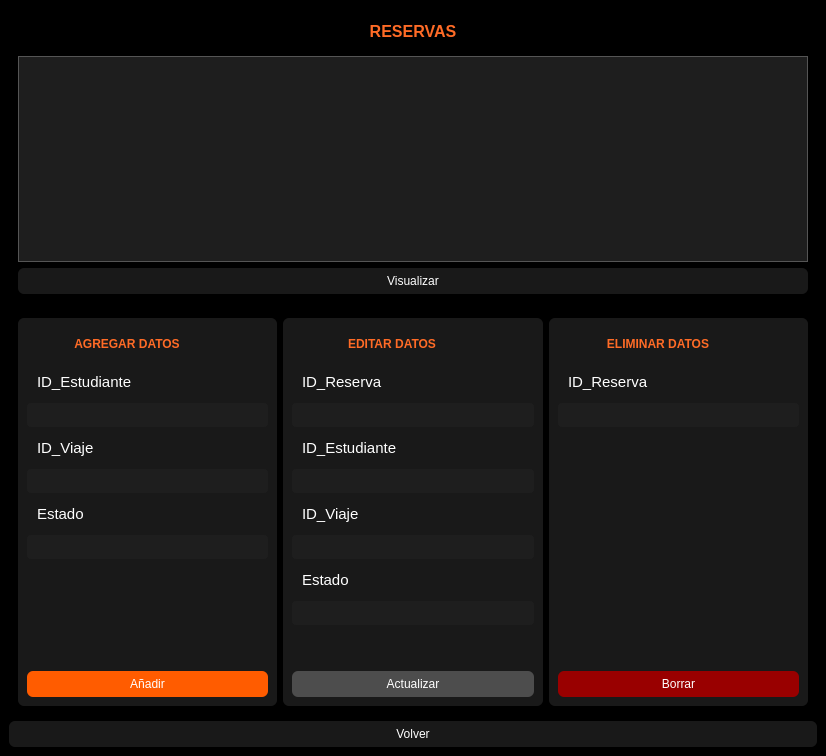
<?xml version="1.0" encoding="UTF-8"?>
<ui version="4.0">
 <class>MainWindow</class>
 <widget class="QMainWindow" name="MainWindow">
  <property name="geometry">
   <rect>
    <x>0</x>
    <y>0</y>
    <width>826</width>
    <height>756</height>
   </rect>
  </property>
  <property name="windowTitle">
   <string>MainWindow</string>
  </property>
  <property name="styleSheet">
   <string notr="true">background-color: rgb(0, 0, 0);</string>
  </property>
  <widget class="QWidget" name="centralwidget">
   <layout class="QGridLayout" name="gridLayout">
    <item row="6" column="0">
     <widget class="QPushButton" name="pushButton_reservasvolver">
      <property name="styleSheet">
       <string notr="true">background-color: rgb(25, 25, 25);
color: white;
border-radius: 6px;
padding: 6px;
</string>
      </property>
      <property name="text">
       <string>Volver</string>
      </property>
     </widget>
    </item>
    <item row="0" column="0">
     <widget class="QWidget" name="widget" native="true">
      <property name="minimumSize">
       <size>
        <width>0</width>
        <height>100</height>
       </size>
      </property>
      <property name="maximumSize">
       <size>
        <width>10000</width>
        <height>300</height>
       </size>
      </property>
      <layout class="QVBoxLayout" name="verticalLayout">
       <item>
        <widget class="QTextBrowser" name="textBrowser">
         <property name="maximumSize">
          <size>
           <width>16777215</width>
           <height>32</height>
          </size>
         </property>
         <property name="styleSheet">
          <string notr="true">background-color: rgb(0, 0, 0);</string>
         </property>
         <property name="frameShape">
          <enum>QFrame::NoFrame</enum>
         </property>
         <property name="html">
          <string>&lt;!DOCTYPE HTML PUBLIC &quot;-//W3C//DTD HTML 4.0//EN&quot; &quot;http://www.w3.org/TR/REC-html40/strict.dtd&quot;&gt;
&lt;html&gt;&lt;head&gt;&lt;meta name=&quot;qrichtext&quot; content=&quot;1&quot; /&gt;&lt;style type=&quot;text/css&quot;&gt;
p, li { white-space: pre-wrap; }
&lt;/style&gt;&lt;/head&gt;&lt;body style=&quot; font-family:'MS Shell Dlg 2'; font-size:8.25pt; font-weight:400; font-style:normal;&quot;&gt;
&lt;p align=&quot;center&quot; style=&quot; margin-top:0px; margin-bottom:0px; margin-left:0px; margin-right:0px; -qt-block-indent:0; text-indent:0px;&quot;&gt;&lt;span style=&quot; font-size:12pt; font-weight:600; color:#ff6b26;&quot;&gt;RESERVAS&lt;/span&gt;&lt;/p&gt;&lt;/body&gt;&lt;/html&gt;</string>
         </property>
        </widget>
       </item>
       <item>
        <widget class="QTableWidget" name="tableWidget_cliente">
         <property name="styleSheet">
          <string notr="true">/* Estilo general del QTableWidget */
QTableWidget {
    background-color: rgb(30, 30, 30); /* Fondo gris oscuro para la tabla */
    alternate-background-color: #3A3A3A; /* Opcional: para filas alternas, un poco más claro/oscuro */
    color: white; /* Color de texto predeterminado para las celdas */
    border: 1px solid #555555; /* Un borde sutil para la tabla */
    gridline-color: #555555; /* Color de las líneas de la cuadrícula */
}

/* Estilo de los encabezados horizontales (columnas) */
QTableWidget::item {
    padding: 5px; /* Espaciado dentro de las celdas */
}

QHeaderView::section {
    background-color:  rgb(30, 30, 30); /* ¡Fondo negro para el encabezado! */
    color: white; /* Letras blancas para el encabezado */
    padding: 4px; /* Espaciado dentro del encabezado */
    border: 1px solid #555555; /* Borde para las secciones del encabezado */
    border-bottom: 2px solid #FF692E; /* Borde inferior naranja para resaltar */
    font-weight: bold; /* Texto en negrita */
}

/* Estilo de los encabezados verticales (filas, si están visibles) */
QHeaderView::section:vertical {
    background-color: rgb(30, 30, 30); /* Fondo negro */
    color: white; /* Letras blancas */
    padding: 4px;
    border: 1px solid #555555;
    border-right: 2px solid #FF692E; /* Borde derecho naranja */
}

/* Estilo de la esquina entre los encabezados horizontal y vertical (si es visible) */
QTableWidget QTableCornerButton::section {
    background-color: #1e1e1e; /* Color deseado */
    border: 1px solid #555555; /* Mantén el borde para que coincida con los encabezados */
}


/* Estilo de selección de celdas (opcional) */
QTableWidget::item:selected {
    background-color: #FF692E; /* Color naranja para la selección */
    color: white; /* Texto blanco en la selección */
}</string>
         </property>
        </widget>
       </item>
       <item>
        <widget class="QPushButton" name="pushButton_visualreserva">
         <property name="styleSheet">
          <string notr="true">background-color: rgb(25, 25, 25);
color: white;
border-radius: 6px;
padding: 6px;
</string>
         </property>
         <property name="text">
          <string>Visualizar</string>
         </property>
        </widget>
       </item>
      </layout>
     </widget>
    </item>
    <item row="5" column="0">
     <widget class="QWidget" name="widget_4" native="true">
      <property name="styleSheet">
       <string notr="true"/>
      </property>
      <layout class="QHBoxLayout" name="horizontalLayout_2">
       <item>
        <widget class="QWidget" name="widget_5_reservaagregar" native="true">
         <property name="styleSheet">
          <string notr="true">background-color: rgb(25, 25, 25);
color: white;
border-radius: 6px;
padding: 6px;</string>
         </property>
         <layout class="QVBoxLayout" name="verticalLayout_3">
          <item>
           <widget class="QTextBrowser" name="textBrowser_4">
            <property name="minimumSize">
             <size>
              <width>150</width>
              <height>0</height>
             </size>
            </property>
            <property name="maximumSize">
             <size>
              <width>200</width>
              <height>34</height>
             </size>
            </property>
            <property name="html">
             <string>&lt;!DOCTYPE HTML PUBLIC &quot;-//W3C//DTD HTML 4.0//EN&quot; &quot;http://www.w3.org/TR/REC-html40/strict.dtd&quot;&gt;
&lt;html&gt;&lt;head&gt;&lt;meta name=&quot;qrichtext&quot; content=&quot;1&quot; /&gt;&lt;style type=&quot;text/css&quot;&gt;
p, li { white-space: pre-wrap; }
&lt;/style&gt;&lt;/head&gt;&lt;body style=&quot; font-family:'MS Shell Dlg 2'; font-size:8.25pt; font-weight:400; font-style:normal;&quot;&gt;
&lt;p align=&quot;center&quot; style=&quot; margin-top:0px; margin-bottom:0px; margin-left:0px; margin-right:0px; -qt-block-indent:0; text-indent:0px;&quot;&gt;&lt;span style=&quot; font-size:9pt; font-weight:600; color:#ff6b26;&quot;&gt;AGREGAR DATOS&lt;/span&gt;&lt;/p&gt;&lt;/body&gt;&lt;/html&gt;</string>
            </property>
           </widget>
          </item>
          <item>
           <widget class="QLabel" name="label_8">
            <property name="font">
             <font>
              <pointsize>11</pointsize>
             </font>
            </property>
            <property name="styleSheet">
             <string notr="true">color: rgb(255, 255, 255);</string>
            </property>
            <property name="text">
             <string>ID_Estudiante</string>
            </property>
           </widget>
          </item>
          <item>
           <widget class="QLineEdit" name="lineEdit_9_idestureseradd">
            <property name="styleSheet">
             <string notr="true">    background-color: #1E1E1E;
    color: #FFFFFF;
    border: 1px;
    padding: 4px;
    border-radius: 4px;</string>
            </property>
           </widget>
          </item>
          <item>
           <widget class="QLabel" name="label">
            <property name="font">
             <font>
              <pointsize>11</pointsize>
             </font>
            </property>
            <property name="styleSheet">
             <string notr="true">color: rgb(255, 255, 255);</string>
            </property>
            <property name="text">
             <string>ID_Viaje</string>
            </property>
           </widget>
          </item>
          <item>
           <widget class="QLineEdit" name="lineEdit_idviajereseradd">
            <property name="styleSheet">
             <string notr="true">    background-color: #1E1E1E;
    color: #FFFFFF;
    border: 1px;
    padding: 4px;
    border-radius: 4px;</string>
            </property>
           </widget>
          </item>
          <item>
           <widget class="QLabel" name="label_2">
            <property name="font">
             <font>
              <pointsize>11</pointsize>
             </font>
            </property>
            <property name="text">
             <string>Estado</string>
            </property>
           </widget>
          </item>
          <item>
           <widget class="QLineEdit" name="lineEdit_2_estadoreseradd">
            <property name="styleSheet">
             <string notr="true">    background-color: #1E1E1E;
    color: #FFFFFF;
    border: 1px;
    padding: 4px;
    border-radius: 4px;</string>
            </property>
           </widget>
          </item>
          <item>
           <spacer name="verticalSpacer_3">
            <property name="orientation">
             <enum>Qt::Vertical</enum>
            </property>
            <property name="sizeHint" stdset="0">
             <size>
              <width>20</width>
              <height>40</height>
             </size>
            </property>
           </spacer>
          </item>
          <item>
           <widget class="QPushButton" name="pushButton_4_reservaadd">
            <property name="styleSheet">
             <string notr="true">    background-color: #FF5C00;
    color: white;
    border-radius: 6px;
    padding: 6px;</string>
            </property>
            <property name="text">
             <string>Añadir</string>
            </property>
           </widget>
          </item>
         </layout>
        </widget>
       </item>
       <item>
        <widget class="QWidget" name="widget_6" native="true">
         <property name="styleSheet">
          <string notr="true">background-color: rgb(25, 25, 25);
color: white;
border-radius: 6px;
padding: 6px;</string>
         </property>
         <layout class="QVBoxLayout" name="verticalLayout_4">
          <item>
           <widget class="QTextBrowser" name="textBrowser_2">
            <property name="maximumSize">
             <size>
              <width>200</width>
              <height>34</height>
             </size>
            </property>
            <property name="html">
             <string>&lt;!DOCTYPE HTML PUBLIC &quot;-//W3C//DTD HTML 4.0//EN&quot; &quot;http://www.w3.org/TR/REC-html40/strict.dtd&quot;&gt;
&lt;html&gt;&lt;head&gt;&lt;meta name=&quot;qrichtext&quot; content=&quot;1&quot; /&gt;&lt;style type=&quot;text/css&quot;&gt;
p, li { white-space: pre-wrap; }
&lt;/style&gt;&lt;/head&gt;&lt;body style=&quot; font-family:'MS Shell Dlg 2'; font-size:8.25pt; font-weight:400; font-style:normal;&quot;&gt;
&lt;p align=&quot;center&quot; style=&quot; margin-top:0px; margin-bottom:0px; margin-left:0px; margin-right:0px; -qt-block-indent:0; text-indent:0px;&quot;&gt;&lt;span style=&quot; font-size:9pt; font-weight:600; color:#ff6b26;&quot;&gt;EDITAR DATOS&lt;/span&gt;&lt;/p&gt;&lt;/body&gt;&lt;/html&gt;</string>
            </property>
           </widget>
          </item>
          <item>
           <widget class="QLabel" name="label_14">
            <property name="font">
             <font>
              <pointsize>11</pointsize>
             </font>
            </property>
            <property name="styleSheet">
             <string notr="true">color: rgb(255, 255, 255);</string>
            </property>
            <property name="text">
             <string>ID_Reserva</string>
            </property>
           </widget>
          </item>
          <item>
           <widget class="QLineEdit" name="lineEdit_14_idreseredi">
            <property name="styleSheet">
             <string notr="true">    background-color: #1E1E1E;
    color: #FFFFFF;
    border: 1px;
    padding: 4px;
    border-radius: 4px;</string>
            </property>
           </widget>
          </item>
          <item>
           <widget class="QLabel" name="label_3">
            <property name="font">
             <font>
              <pointsize>11</pointsize>
             </font>
            </property>
            <property name="text">
             <string>ID_Estudiante</string>
            </property>
           </widget>
          </item>
          <item>
           <widget class="QLineEdit" name="lineEdit_3_idestureseredi">
            <property name="styleSheet">
             <string notr="true">    background-color: #1E1E1E;
    color: #FFFFFF;
    border: 1px;
    padding: 4px;
    border-radius: 4px;</string>
            </property>
           </widget>
          </item>
          <item>
           <widget class="QLabel" name="label_4">
            <property name="font">
             <font>
              <pointsize>11</pointsize>
             </font>
            </property>
            <property name="text">
             <string>ID_Viaje</string>
            </property>
           </widget>
          </item>
          <item>
           <widget class="QLineEdit" name="lineEdit_4_idviajereseredi">
            <property name="styleSheet">
             <string notr="true">    background-color: #1E1E1E;
    color: #FFFFFF;
    border: 1px;
    padding: 4px;
    border-radius: 4px;</string>
            </property>
           </widget>
          </item>
          <item>
           <widget class="QLabel" name="label_5">
            <property name="font">
             <font>
              <pointsize>11</pointsize>
             </font>
            </property>
            <property name="text">
             <string>Estado</string>
            </property>
           </widget>
          </item>
          <item>
           <widget class="QLineEdit" name="lineEdit_5_estadoviajeedi">
            <property name="styleSheet">
             <string notr="true">    background-color: #1E1E1E;
    color: #FFFFFF;
    border: 1px;
    padding: 4px;
    border-radius: 4px;</string>
            </property>
           </widget>
          </item>
          <item>
           <spacer name="verticalSpacer_4">
            <property name="orientation">
             <enum>Qt::Vertical</enum>
            </property>
            <property name="sizeHint" stdset="0">
             <size>
              <width>20</width>
              <height>40</height>
             </size>
            </property>
           </spacer>
          </item>
          <item>
           <widget class="QPushButton" name="pushButton_3_reservaact">
            <property name="styleSheet">
             <string notr="true">    background-color: #4D4D4D;
    color: white;
    border-radius: 6px;
    padding: 6px;</string>
            </property>
            <property name="text">
             <string>Actualizar</string>
            </property>
           </widget>
          </item>
         </layout>
        </widget>
       </item>
       <item>
        <widget class="QWidget" name="widget_7" native="true">
         <property name="styleSheet">
          <string notr="true">background-color: rgb(25, 25, 25);
color: white;
border-radius: 6px;
padding: 6px;</string>
         </property>
         <layout class="QVBoxLayout" name="verticalLayout_5">
          <item>
           <widget class="QTextBrowser" name="textBrowser_3">
            <property name="maximumSize">
             <size>
              <width>200</width>
              <height>34</height>
             </size>
            </property>
            <property name="styleSheet">
             <string notr="true"/>
            </property>
            <property name="html">
             <string>&lt;!DOCTYPE HTML PUBLIC &quot;-//W3C//DTD HTML 4.0//EN&quot; &quot;http://www.w3.org/TR/REC-html40/strict.dtd&quot;&gt;
&lt;html&gt;&lt;head&gt;&lt;meta name=&quot;qrichtext&quot; content=&quot;1&quot; /&gt;&lt;style type=&quot;text/css&quot;&gt;
p, li { white-space: pre-wrap; }
&lt;/style&gt;&lt;/head&gt;&lt;body style=&quot; font-family:'MS Shell Dlg 2'; font-size:8.25pt; font-weight:400; font-style:normal;&quot;&gt;
&lt;p align=&quot;center&quot; style=&quot; margin-top:0px; margin-bottom:0px; margin-left:0px; margin-right:0px; -qt-block-indent:0; text-indent:0px;&quot;&gt;&lt;span style=&quot; font-size:9pt; font-weight:600; color:#ff6b26;&quot;&gt;ELIMINAR DATOS&lt;/span&gt;&lt;/p&gt;&lt;/body&gt;&lt;/html&gt;</string>
            </property>
           </widget>
          </item>
          <item>
           <widget class="QLabel" name="label_19">
            <property name="maximumSize">
             <size>
              <width>16777215</width>
              <height>16777215</height>
             </size>
            </property>
            <property name="font">
             <font>
              <pointsize>11</pointsize>
             </font>
            </property>
            <property name="styleSheet">
             <string notr="true">color: rgb(255, 255, 255);</string>
            </property>
            <property name="text">
             <string>ID_Reserva</string>
            </property>
           </widget>
          </item>
          <item>
           <widget class="QLineEdit" name="lineEdit_19_idresereli">
            <property name="styleSheet">
             <string notr="true">    background-color: #1E1E1E;
    color: #FFFFFF;
    border: 1px;
    padding: 4px;
    border-radius: 4px;</string>
            </property>
           </widget>
          </item>
          <item>
           <spacer name="verticalSpacer">
            <property name="orientation">
             <enum>Qt::Vertical</enum>
            </property>
            <property name="sizeHint" stdset="0">
             <size>
              <width>20</width>
              <height>40</height>
             </size>
            </property>
           </spacer>
          </item>
          <item>
           <widget class="QPushButton" name="pushButton_2_reserborrar">
            <property name="styleSheet">
             <string notr="true">    background-color: #990000;
    color: white;
    border-radius: 6px;
    padding: 6px;
</string>
            </property>
            <property name="text">
             <string>Borrar</string>
            </property>
           </widget>
          </item>
         </layout>
        </widget>
       </item>
      </layout>
     </widget>
    </item>
   </layout>
  </widget>
 </widget>
 <resources/>
 <connections/>
</ui>
